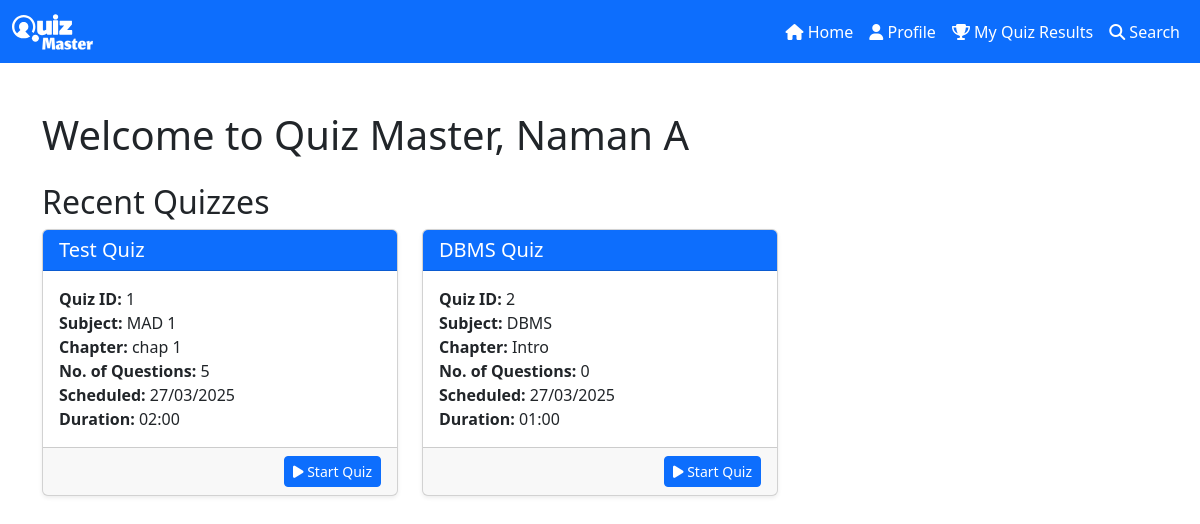
Before: /home (signed in) with the older database file.
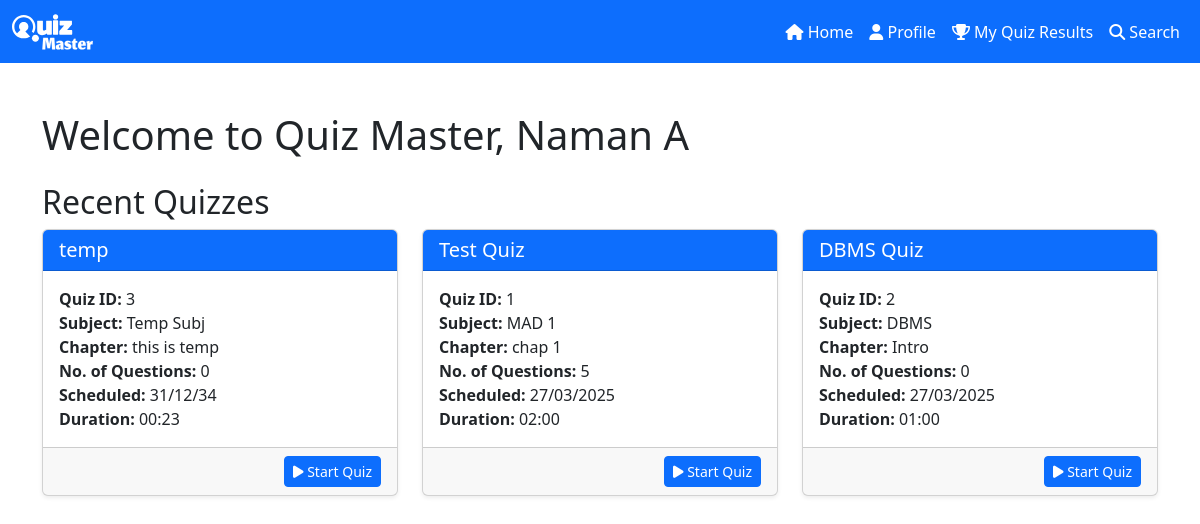
After: the same page with the newer database file.
### models.py (models this page shows)
class User(db.Model):
    username = db.Column(db.String(80), unique=True, nullable=False, primary_key=True)
    fullname = db.Column(db.String(80), nullable=False)
    email = db.Column(db.String(120), unique=True, nullable=False)
    passhash = db.Column(db.String(80), nullable=False)
    is_admin = db.Column(db.Boolean, default=False)
    scores = db.relationship("Score", backref="user", lazy=True, cascade="all, delete-orphan")

class Quiz(db.Model):
    id = db.Column(db.Integer, primary_key=True, autoincrement=True)
    chapter_id = db.Column(db.Integer, db.ForeignKey("chapter.id"), nullable=False)
    name = db.Column(db.String(80), unique=True, nullable=False)
    description = db.Column(db.String(120), default="Not available")
    included_questions = db.relationship("Question", backref="quiz", lazy=True, cascade="all, delete-orphan")
    scores = db.relationship("Score", backref="quiz_record", lazy=True, cascade="all, delete-orphan")
    quiz_schedule_date = db.Column(db.DateTime, nullable=False)
    quiz_duration = db.Column(db.Integer, nullable=False)

class Subject(db.Model):
    id = db.Column(db.Integer, primary_key=True, autoincrement=True)
    name = db.Column(db.String(80), unique=True, nullable=False)
    description = db.Column(db.String(120), default="Not available")
    chapters = db.relationship("Chapter", backref="subject", lazy=True, cascade="all, delete-orphan")

class Chapter(db.Model):
    id = db.Column(db.Integer, primary_key=True, autoincrement=True)
    name = db.Column(db.String(80), unique=True, nullable=False)
    description = db.Column(db.String(120), default="Not available")
    subject_id = db.Column(db.Integer, db.ForeignKey("subject.id"), nullable=False)
    quizzes = db.relationship("Quiz", backref="chapter", lazy=True, cascade="all, delete-orphan")

### routes.py (the view)
    @app.route("/home")
    @auth_required
    def home():
        if "admin" in session and session["admin"] is True:
            return redirect(url_for("admin_home"))
        else:
            subject = Subject.query.all()
            user = User.query.get(session["user_id"])
            recent_quizzes = (
                Quiz.query.order_by(Quiz.quiz_schedule_date.asc()).limit(5).all()
            )
            if "quiz_responses" in session:
                session.pop("quiz_responses")
            return render_template(
                "user_dashboard/home.html",
                subject=subject,
                user=user,
                recent_quizzes=recent_quizzes,
            )

### templates/user_dashboard/home.html (shortened to what this page needs)
{% extends 'base.html' %}
{% block content %}
<div class="container mt-5">
    <h1 class="mb-4">Welcome to Quiz Master, {{ user.fullname }}</h1>
    <div class="recent-quizzes">
        <h2>Recent Quizzes</h2>
        {% if recent_quizzes %}
        <div class="row">
            {% for quiz in recent_quizzes %}
            <div class="col-md-4">
                <div class="card mb-4 shadow-sm">
                    <div class="card-header bg-primary text-white">
                        <h5 class="card-title mb-0">{{ quiz.name }}</h5>
                    </div>
                    <div class="card-body">
                        <p class="card-text">
                            <strong>Quiz ID:</strong> {{ quiz.id }}<br>
                            <strong>Subject:</strong> {{ quiz.chapter.subject.name }}<br>
                            <strong>Chapter:</strong> {{ quiz.chapter.name }}<br>
                            <strong>No. of Questions:</strong> {{ quiz.included_questions|length }}<br>
                            <strong>Scheduled:</strong> {{ quiz.quiz_schedule_date.strftime('%d/%m/%Y') }}<br>
                            <strong>Duration:</strong> {{ "%02d:%02d"|format(quiz.quiz_duration // 60,
                            quiz.quiz_duration % 60) }}
                        </p>
                    </div>
                    <div class="card-footer text-end">
                        <a href="{{ url_for('start_quiz', quiz_id=quiz.id) }}" class="btn btn-primary btn-sm">
                            <i class="fas fa-play"></i> Start Quiz
                        </a>
                    </div>
                </div>
            </div>
            {% endfor %}
        </div>
        {% else %}
        <p>No recent quizzes available.</p>
        {% endif %}
    </div>
</div>
{% endblock %}

### templates/base.html (shortened to what this page needs)
<!DOCTYPE html>
<html lang="en">
<head>
    <link href="https://cdn.jsdelivr.net/npm/bootstrap@5.3.3/dist/css/bootstrap.min.css" rel="stylesheet"
>
    <link rel="stylesheet" href="https://cdnjs.cloudflare.com/ajax/libs/font-awesome/6.7.2/css/all.min.css"
 />
</head>
<body>
    {% include 'navbar.html' with context %}
    {% block content %}
    {% endblock %}
</body>
</html>

### templates/navbar.html (shortened to what this page needs)
<nav class="navbar navbar-expand-lg navbar-dark bg-primary">
  <div class="container-fluid">
    <a class="navbar-brand" href="{{url_for('index')}}">
      <img src="{{ url_for('static', filename='svg/logo.svg') }}" alt="Logo" width="81" height="36"
        class="d-inline-block align-text-top">
    </a>
    {% if 'user_id' in session %}
    <div class="collapse navbar-collapse" id="navbarNav">
      <ul class="navbar-nav ms-auto">
        <li class="nav-item">
          <a class="nav-link active" href="{{url_for('home')}}">
            <i class="fas fa-home"></i> Home</a>
        </li>
        <li class="nav-item">
          <a class="nav-link active" href="{{url_for('profile')}}">
            <i class="fas fa-user"></i> Profile</a>
        </li>
        {% if 'user_id' in session and not session['admin'] %}
        <li class="nav-item">
          <a class="nav-link active" href="{{ url_for('quiz_results') }}">
            <i class="fas fa-trophy"></i> My Quiz Results
          </a>
        </li>
        {% endif %}
        <li class="nav-item">
          <a class="nav-link active" href="{{ url_for('search') }}">
            <i class="fas fa-search"></i> Search
          </a>
        </li>
      </ul>
    </div>
    {% endif %}
  </div>
</nav>

Changed rows visible on the page:
added Quiz: name "temp", id "3", chapter.subject.name "Temp Subj", chapter.name "this is temp", included_questions|length "0", quiz_schedule_date "31/12/34", quiz_duration "00:23"
